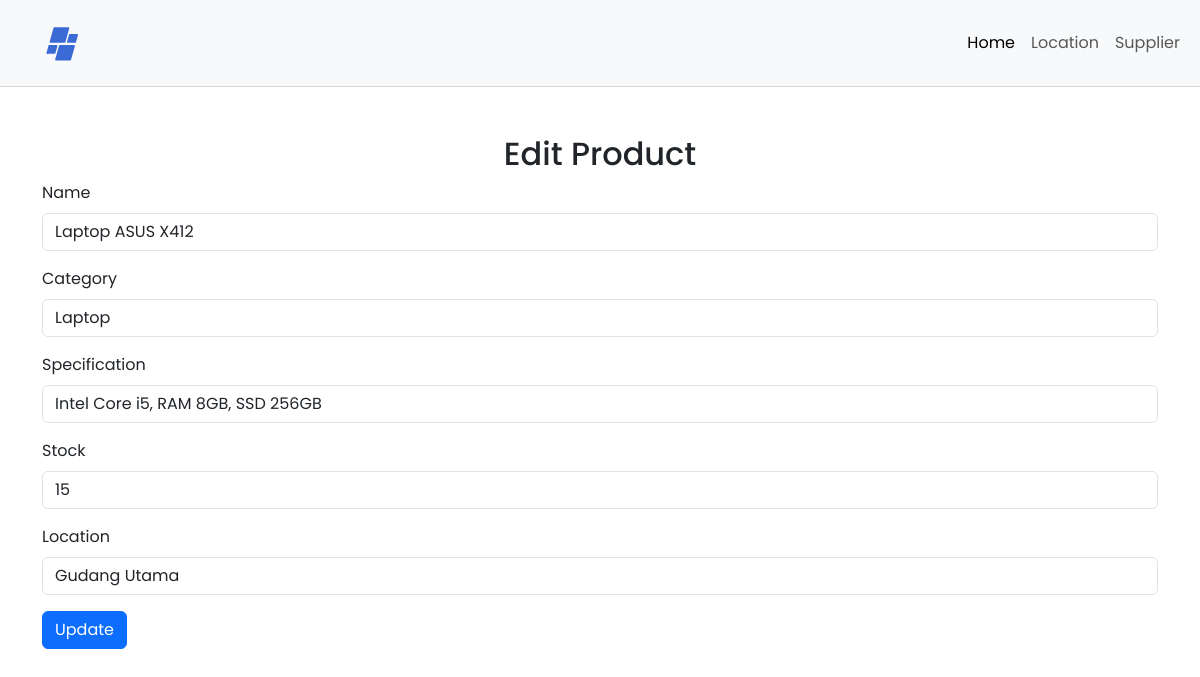
/php/editproduka.php?id=1, run on the app's committed database.
### tables this page shows
CREATE TABLE `products` (
  `id` int(11) NOT NULL,
  `name` varchar(100) NOT NULL,
  `category` varchar(50) NOT NULL,
  `specification` text DEFAULT NULL,
  `stock` int(11) NOT NULL,
  `supplier_id` int(11) NOT NULL,
  `location_id` int(11) NOT NULL
);

### php/editproduka.php (the view, shortened to what this page needs)
<?php
include('Koneksi.php');
if ($_SERVER["REQUEST_METHOD"] == "POST") {
    $id = $_POST["id"];
    $name = $_POST["name"];
    $category = $_POST["category"];
    $specification = $_POST["specification"];
    $stock = $_POST["stock"];
    $location_id = $_POST["location_id"];
    $sql = "UPDATE products SET name=?, category=?, specification=?, stock=?, location_id=? WHERE id=?";
    $stmt = $conn->prepare($sql);
    $stmt->bind_param("sssiii", $name, $category, $specification, $stock, $location_id, $id);
    if ($stmt->execute()) {
        echo "Product updated successfully.";
        header("Location: dashboard.php");
        exit;
    } else {
        echo "Error: " . $sql . "<br>" . $conn->error;
    }
} else {
    $id = $_GET["id"];
    $result = $conn->query("SELECT * FROM products WHERE id = $id");
    $product = $result->fetch_assoc();
}
?>
<!DOCTYPE html>
<html lang="en">
<head>
    <link href="https://cdn.jsdelivr.net/npm/bootstrap@5.3.3/dist/css/bootstrap.min.css" rel="stylesheet">
    <link href="https://cdn.lineicons.com/3.0/lineicons.css" rel="stylesheet">
    <link rel="stylesheet" href="../CSS/dashboard.css">
</head>
<body>
    <nav class="navbar navbar-expand-lg text-light bg-light">
        <div class="container-fluid">
            <a class="navbar-brand" href="dashboard.php"><img src="../IMG/Logo.svg" alt="Logo"></a>
            <div class="collapse navbar-collapse" id="navbarNav">
                <ul class="navbar-nav ms-auto mb-2 mb-lg-0">
                    <li class="nav-item">
                        <a class="nav-link active" aria-current="page" href="dashboard.php">Home</a>
                    </li>
                    <li class="nav-item">
                        <a class="nav-link" href="location.php">Location</a>
                    </li>
                    <li class="nav-item">
                        <a class="nav-link" href="#">Supplier</a>
                    </li>
                </ul>
            </div>
        </div>
    </nav>
    <div class="container pt-5">
        <h2 class="text-center">Edit Product</h2>
        <form method="POST" action="editproduka.php">
            <div class="mb-3">
                <label for="name" class="form-label">Name</label>
                <input type="text" class="form-control" id="name" name="name" value="<?php echo $product['name']; ?>" required>
            </div>
            <div class="mb-3">
                <label for="category" class="form-label">Category</label>
                <input type="text" class="form-control" id="category" name="category" value="<?php echo $product['category']; ?>" required>
            </div>
            <div class="mb-3">
                <label for="specification" class="form-label">Specification</label>
                <input type="text" class="form-control" id="specification" name="specification" value="<?php echo $product['specification']; ?>" required>
            </div>
            <div class="mb-3">
                <label for="stock" class="form-label">Stock</label>
                <input type="number" class="form-control" id="stock" name="stock" value="<?php echo $product['stock']; ?>" required>
            </div>
            <div class="mb-3">
                <label for="location_id" class="form-label">Location</label>
                <select class="form-control" id="location_id" name="location_id" required>
                    <?php
                    $location_result = $conn->query("SELECT id, name FROM locations");
                    while ($location = $location_result->fetch_assoc()) {
                        $selected = $location['id'] == $product['location_id'] ? 'selected' : '';
                        echo "<option value='".$location['id']."' $selected>".$location['name']."</option>";
                    }
                    ?>
                </select>
            </div>
            <button type="submit" class="btn btn-primary">Update</button>
        </form>
    </div>
</body>
</html>

### CSS/dashboard.css (style rules this page uses)
a { text-decoration: none; }
li { list-style: none; }
body { font-family: 'Poppins', sans-serif; }
nav { display: flex; justify-content: space-between; align-items: center; padding: 5px 5px; box-shadow: 0 10px 10%; background-color: #fff; border-bottom: 1px solid #D5D5D5; width: 100%; position: fixed; top: 0; z-index: 1; }
nav img { padding: 10px 30px; height: 60px; }
nav ul { list-style: none; margin: 0; padding: 0; display: flex; }
nav ul li:last-child { margin-right: 0; margin-left: auto; }
.container { width: 100%; }

### data on the page
products: name "Laptop ASUS X412", category "Laptop", specification "Intel Core i5, RAM 8GB, SSD 256GB", stock "15"

### other printed values
form field location_id "Gudang Utama"
